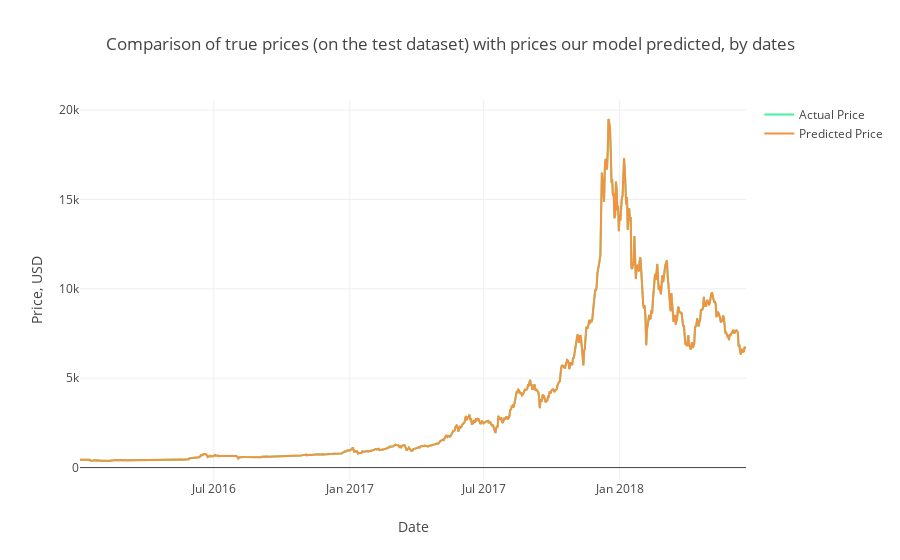

The code cell stored with this chart in its notebook:
### Code cell
# Ahora se extrae con el formato de fechas y se traza 
Test_Dates = observated_train.loc[observated_train.index[:]> '2016-01-01'].index

trace1 = go.Scatter(x=Test_Dates, y=observated, name= 'Actual Price',
                   line = dict(color = ('rgb(66, 244, 155)'),width = 2))
trace2 = go.Scatter(x=Test_Dates, y=predicted, name= 'Predicted Price',
                   line = dict(color = ('rgb(244, 146, 65)'),width = 2))
data = [trace1, trace2]
layout = dict(title = 'Comparison of true prices (on the test dataset) with prices our model predicted, by dates',
             xaxis = dict(title = 'Date'), yaxis = dict(title = 'Price, USD'))
fig = dict(data=data, layout=layout)
py.iplot(fig, filename='results_demonstrating1')

### Figure 1 — Plotly figure (JSON) as saved in the notebook; plotly's stock layout.template omitted (floating-point values rounded to 4 significant figures; data arrays with more than 128 entries replaced by an {"elided": "..."} marker saying what was removed)
{"data": [{"line": {"color": "rgb(66, 244, 155)", "width": 2}, "name": "Actual Price", "type": "scatter", "x": {"elided": "903 str values"}, "y": {"elided": "902 float values"}}, {"line": {"color": "rgb(244, 146, 65)", "width": 2}, "name": "Predicted Price", "type": "scatter", "x": {"elided": "903 str values"}, "y": {"elided": "902 float values"}}], "layout": {"title": "Comparison of true prices (on the test dataset) with prices our model predicted, by dates", "xaxis": {"title": "Date"}, "yaxis": {"title": "Price, USD"}}}
